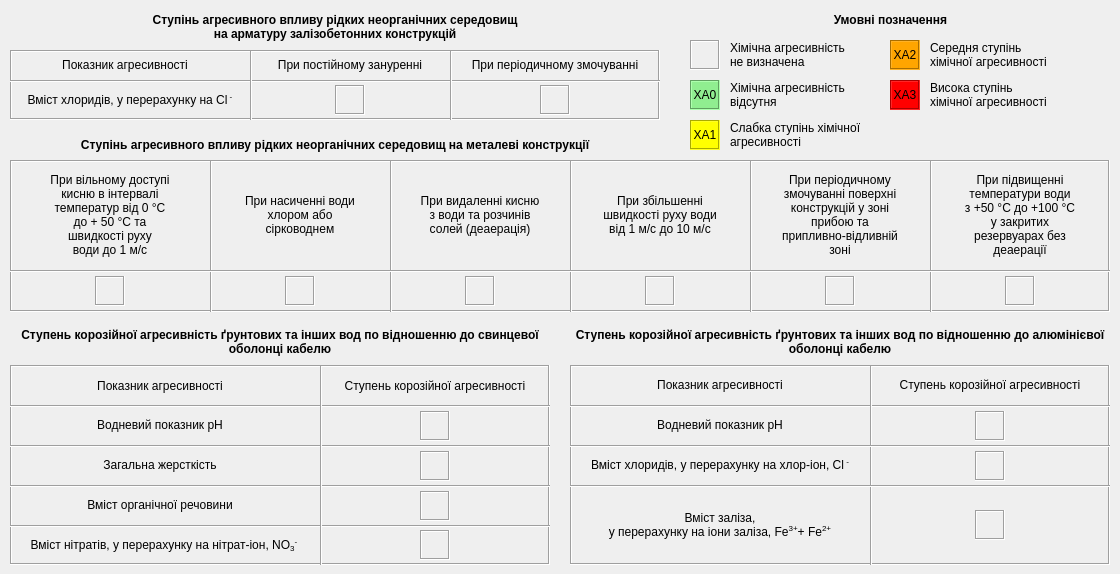
  <widget class="QWidget" name="tab_3">
   <attribute name="title">
    <string>Агресивність до металів</string>
   </attribute>
   <widget class="QLabel" name="label_8">
    <property name="geometry">
     <rect>
      <x>10</x>
      <y>10</y>
      <width>650</width>
      <height>34</height>
     </rect>
    </property>
    <property name="font">
     <font>
      <weight>75</weight>
      <bold>true</bold>
     </font>
    </property>
    <property name="text">
     <string>Ступінь агресивного впливу рідких неорганічних середовищ 
на арматуру залізобетонних конструкцій</string>
    </property>
    <property name="alignment">
     <set>Qt::AlignCenter</set>
    </property>
   </widget>
   <widget class="QFrame" name="frame_6">
    <property name="geometry">
     <rect>
      <x>10</x>
      <y>50</y>
      <width>650</width>
      <height>70</height>
     </rect>
    </property>
    <property name="frameShape">
     <enum>QFrame::Box</enum>
    </property>
    <property name="frameShadow">
     <enum>QFrame::Sunken</enum>
    </property>
    <widget class="QLabel" name="label_222">
     <property name="geometry">
      <rect>
       <x>0</x>
       <y>0</y>
       <width>230</width>
       <height>30</height>
      </rect>
     </property>
     <property name="text">
      <string>Показник агресивності</string>
     </property>
     <property name="alignment">
      <set>Qt::AlignCenter</set>
     </property>
    </widget>
    <widget class="QLabel" name="label_223">
     <property name="geometry">
      <rect>
       <x>240</x>
       <y>0</y>
       <width>200</width>
       <height>30</height>
      </rect>
     </property>
     <property name="text">
      <string>При постійному зануренні</string>
     </property>
     <property name="alignment">
      <set>Qt::AlignCenter</set>
     </property>
    </widget>
    <widget class="QLabel" name="label_224">
     <property name="geometry">
      <rect>
       <x>440</x>
       <y>0</y>
       <width>210</width>
       <height>30</height>
      </rect>
     </property>
     <property name="text">
      <string>При періодичному змочуванні</string>
     </property>
     <property name="alignment">
      <set>Qt::AlignCenter</set>
     </property>
    </widget>
    <widget class="QLabel" name="label_225">
     <property name="geometry">
      <rect>
       <x>0</x>
       <y>35</y>
       <width>240</width>
       <height>30</height>
      </rect>
     </property>
     <property name="text">
      <string>&lt;html&gt;&lt;head/&gt;&lt;body&gt;&lt;p&gt;Вміст хлоридів, у перерахунку на Cl&lt;span style=&quot; vertical-align:super;&quot;&gt; -&lt;/span&gt;&lt;/p&gt;&lt;/body&gt;&lt;/html&gt;</string>
     </property>
     <property name="alignment">
      <set>Qt::AlignCenter</set>
     </property>
    </widget>
    <widget class="Line" name="line_30">
     <property name="geometry">
      <rect>
       <x>0</x>
       <y>30</y>
       <width>650</width>
       <height>3</height>
      </rect>
     </property>
     <property name="orientation">
      <enum>Qt::Horizontal</enum>
     </property>
    </widget>
    <widget class="Line" name="line_31">
     <property name="geometry">
      <rect>
       <x>240</x>
       <y>0</y>
       <width>3</width>
       <height>70</height>
      </rect>
     </property>
     <property name="orientation">
      <enum>Qt::Vertical</enum>
     </property>
    </widget>
    <widget class="Line" name="line_32">
     <property name="geometry">
      <rect>
       <x>440</x>
       <y>0</y>
       <width>3</width>
       <height>70</height>
      </rect>
     </property>
     <property name="orientation">
      <enum>Qt::Vertical</enum>
     </property>
    </widget>
    <widget class="QLabel" name="label_226">
     <property name="geometry">
      <rect>
       <x>325</x>
       <y>35</y>
       <width>30</width>
       <height>30</height>
      </rect>
     </property>
     <property name="frameShape">
      <enum>QFrame::Box</enum>
     </property>
     <property name="frameShadow">
      <enum>QFrame::Sunken</enum>
     </property>
     <property name="text">
      <string/>
     </property>
     <property name="alignment">
      <set>Qt::AlignCenter</set>
     </property>
    </widget>
    <widget class="QLabel" name="label_227">
     <property name="geometry">
      <rect>
       <x>530</x>
       <y>35</y>
       <width>30</width>
       <height>30</height>
      </rect>
     </property>
     <property name="frameShape">
      <enum>QFrame::Box</enum>
     </property>
     <property name="frameShadow">
      <enum>QFrame::Sunken</enum>
     </property>
     <property name="text">
      <string/>
     </property>
     <property name="alignment">
      <set>Qt::AlignCenter</set>
     </property>
    </widget>
   </widget>
   <widget class="QLabel" name="label_228">
    <property name="geometry">
     <rect>
      <x>10</x>
      <y>130</y>
      <width>650</width>
      <height>30</height>
     </rect>
    </property>
    <property name="font">
     <font>
      <weight>75</weight>
      <bold>true</bold>
     </font>
    </property>
    <property name="text">
     <string>Ступінь агресивного впливу рідких неорганічних середовищ на металеві конструкції</string>
    </property>
    <property name="alignment">
     <set>Qt::AlignCenter</set>
    </property>
   </widget>
   <widget class="QFrame" name="frame_7">
    <property name="geometry">
     <rect>
      <x>10</x>
      <y>160</y>
      <width>1100</width>
      <height>152</height>
     </rect>
    </property>
    <property name="frameShape">
     <enum>QFrame::Box</enum>
    </property>
    <property name="frameShadow">
     <enum>QFrame::Sunken</enum>
    </property>
    <widget class="QLabel" name="label_232">
     <property name="geometry">
      <rect>
       <x>0</x>
       <y>0</y>
       <width>200</width>
       <height>110</height>
      </rect>
     </property>
     <property name="text">
      <string>При вільному доступі 
кисню в інтервалі 
температур від 0 °С 
до + 50 °С та 
швидкості руху 
води до 1 м/с</string>
     </property>
     <property name="alignment">
      <set>Qt::AlignCenter</set>
     </property>
    </widget>
    <widget class="Line" name="line_34">
     <property name="geometry">
      <rect>
       <x>200</x>
       <y>0</y>
       <width>3</width>
       <height>152</height>
      </rect>
     </property>
     <property name="orientation">
      <enum>Qt::Vertical</enum>
     </property>
    </widget>
    <widget class="QLabel" name="label_233">
     <property name="geometry">
      <rect>
       <x>200</x>
       <y>0</y>
       <width>180</width>
       <height>110</height>
      </rect>
     </property>
     <property name="text">
      <string>При насиченні води 
хлором або 
сірководнем</string>
     </property>
     <property name="alignment">
      <set>Qt::AlignCenter</set>
     </property>
    </widget>
    <widget class="Line" name="line_35">
     <property name="geometry">
      <rect>
       <x>380</x>
       <y>0</y>
       <width>3</width>
       <height>152</height>
      </rect>
     </property>
     <property name="orientation">
      <enum>Qt::Vertical</enum>
     </property>
    </widget>
    <widget class="Line" name="line_36">
     <property name="geometry">
      <rect>
       <x>560</x>
       <y>0</y>
       <width>3</width>
       <height>152</height>
      </rect>
     </property>
     <property name="orientation">
      <enum>Qt::Vertical</enum>
     </property>
    </widget>
    <widget class="Line" name="line_37">
     <property name="geometry">
      <rect>
       <x>740</x>
       <y>0</y>
       <width>3</width>
       <height>152</height>
      </rect>
     </property>
     <property name="orientation">
      <enum>Qt::Vertical</enum>
     </property>
    </widget>
    <widget class="Line" name="line_38">
     <property name="geometry">
      <rect>
       <x>920</x>
       <y>0</y>
       <width>3</width>
       <height>152</height>
      </rect>
     </property>
     <property name="orientation">
      <enum>Qt::Vertical</enum>
     </property>
    </widget>
    <widget class="QLabel" name="label_234">
     <property name="geometry">
      <rect>
       <x>380</x>
       <y>0</y>
       <width>180</width>
       <height>110</height>
      </rect>
     </property>
     <property name="text">
      <string>При видаленні кисню 
з води та розчинів 
солей (деаерація)</string>
     </property>
     <property name="alignment">
      <set>Qt::AlignCenter</set>
     </property>
    </widget>
    <widget class="QLabel" name="label_235">
     <property name="geometry">
      <rect>
       <x>560</x>
       <y>0</y>
       <width>180</width>
       <height>110</height>
      </rect>
     </property>
     <property name="text">
      <string>При збільшенні 
швидкості руху води 
від 1 м/с до 10 м/с</string>
     </property>
     <property name="alignment">
      <set>Qt::AlignCenter</set>
     </property>
    </widget>
    <widget class="QLabel" name="label_236">
     <property name="geometry">
      <rect>
       <x>740</x>
       <y>0</y>
       <width>180</width>
       <height>110</height>
      </rect>
     </property>
     <property name="text">
      <string>При періодичному 
змочуванні поверхні 
конструкцій у зоні 
прибою та 
припливно-відливній 
зоні</string>
     </property>
     <property name="alignment">
      <set>Qt::AlignCenter</set>
     </property>
    </widget>
    <widget class="QLabel" name="label_237">
     <property name="geometry">
      <rect>
       <x>920</x>
       <y>0</y>
       <width>180</width>
       <height>110</height>
      </rect>
     </property>
     <property name="text">
      <string>При підвищенні 
температури води 
з +50 °С до +100 °С 
у закритих 
резервуарах без 
деаерації</string>
     </property>
     <property name="alignment">
      <set>Qt::AlignCenter</set>
     </property>
    </widget>
    <widget class="Line" name="line_39">
     <property name="geometry">
      <rect>
       <x>0</x>
       <y>110</y>
       <width>1100</width>
       <height>3</height>
      </rect>
     </property>
     <property name="orientation">
      <enum>Qt::Horizontal</enum>
     </property>
    </widget>
    <widget class="QLabel" name="label_238">
     <property name="geometry">
      <rect>
       <x>85</x>
       <y>116</y>
       <width>30</width>
       <height>30</height>
      </rect>
     </property>
     <property name="frameShape">
      <enum>QFrame::Box</enum>
     </property>
     <property name="frameShadow">
      <enum>QFrame::Sunken</enum>
     </property>
     <property name="text">
      <string/>
     </property>
     <property name="alignment">
      <set>Qt::AlignCenter</set>
     </property>
    </widget>
    <widget class="QLabel" name="label_239">
     <property name="geometry">
      <rect>
       <x>275</x>
       <y>116</y>
       <width>30</width>
       <height>30</height>
      </rect>
     </property>
     <property name="frameShape">
      <enum>QFrame::Box</enum>
     </property>
     <property name="frameShadow">
      <enum>QFrame::Sunken</enum>
     </property>
     <property name="text">
      <string/>
     </property>
     <property name="alignment">
      <set>Qt::AlignCenter</set>
     </property>
    </widget>
    <widget class="QLabel" name="label_240">
     <property name="geometry">
      <rect>
       <x>455</x>
       <y>116</y>
       <width>30</width>
       <height>30</height>
      </rect>
     </property>
     <property name="frameShape">
      <enum>QFrame::Box</enum>
     </property>
     <property name="frameShadow">
      <enum>QFrame::Sunken</enum>
     </property>
     <property name="text">
      <string/>
     </property>
     <property name="alignment">
      <set>Qt::AlignCenter</set>
     </property>
    </widget>
    <widget class="QLabel" name="label_241">
     <property name="geometry">
      <rect>
       <x>635</x>
       <y>116</y>
       <width>30</width>
       <height>30</height>
      </rect>
     </property>
     <property name="frameShape">
      <enum>QFrame::Box</enum>
     </property>
     <property name="frameShadow">
      <enum>QFrame::Sunken</enum>
     </property>
     <property name="text">
      <string/>
     </property>
     <property name="alignment">
      <set>Qt::AlignCenter</set>
     </property>
    </widget>
    <widget class="QLabel" name="label_242">
     <property name="geometry">
      <rect>
       <x>815</x>
       <y>116</y>
       <width>30</width>
       <height>30</height>
      </rect>
     </property>
     <property name="frameShape">
      <enum>QFrame::Box</enum>
     </property>
     <property name="frameShadow">
      <enum>QFrame::Sunken</enum>
     </property>
     <property name="text">
      <string/>
     </property>
     <property name="alignment">
      <set>Qt::AlignCenter</set>
     </property>
    </widget>
    <widget class="QLabel" name="label_243">
     <property name="geometry">
      <rect>
       <x>995</x>
       <y>116</y>
       <width>30</width>
       <height>30</height>
      </rect>
     </property>
     <property name="frameShape">
      <enum>QFrame::Box</enum>
     </property>
     <property name="frameShadow">
      <enum>QFrame::Sunken</enum>
     </property>
     <property name="text">
      <string/>
     </property>
     <property name="alignment">
      <set>Qt::AlignCenter</set>
     </property>
    </widget>
   </widget>
   <widget class="QLabel" name="label_250">
    <property name="geometry">
     <rect>
      <x>10</x>
      <y>325</y>
      <width>540</width>
      <height>34</height>
     </rect>
    </property>
    <property name="font">
     <font>
      <weight>75</weight>
      <bold>true</bold>
     </font>
    </property>
    <property name="text">
     <string>Ступень корозійної агресивність ґрунтових та інших вод по відношенню до свинцевої оболонці кабелю</string>
    </property>
    <property name="alignment">
     <set>Qt::AlignCenter</set>
    </property>
    <property name="wordWrap">
     <bool>true</bool>
    </property>
   </widget>
   <widget class="QLabel" name="label_251">
    <property name="geometry">
     <rect>
      <x>570</x>
      <y>325</y>
      <width>540</width>
      <height>34</height>
     </rect>
    </property>
    <property name="font">
     <font>
      <weight>75</weight>
      <bold>true</bold>
     </font>
    </property>
    <property name="text">
     <string>Ступень корозійної агресивність ґрунтових та інших вод по відношенню до алюмінієвої оболонці кабелю</string>
    </property>
    <property name="alignment">
     <set>Qt::AlignCenter</set>
    </property>
    <property name="wordWrap">
     <bool>true</bool>
    </property>
   </widget>
   <widget class="QFrame" name="frame_8">
    <property name="geometry">
     <rect>
      <x>10</x>
      <y>365</y>
      <width>540</width>
      <height>200</height>
     </rect>
    </property>
    <property name="frameShape">
     <enum>QFrame::Box</enum>
    </property>
    <property name="frameShadow">
     <enum>QFrame::Sunken</enum>
    </property>
    <widget class="QLabel" name="label_256">
     <property name="geometry">
      <rect>
       <x>0</x>
       <y>1</y>
       <width>300</width>
       <height>40</height>
      </rect>
     </property>
     <property name="text">
      <string>Показник агресивності</string>
     </property>
     <property name="alignment">
      <set>Qt::AlignCenter</set>
     </property>
    </widget>
    <widget class="QLabel" name="label_253">
     <property name="geometry">
      <rect>
       <x>0</x>
       <y>40</y>
       <width>300</width>
       <height>40</height>
      </rect>
     </property>
     <property name="text">
      <string>&lt;html&gt;&lt;head/&gt;&lt;body&gt;&lt;p&gt;Водневий показник pH&lt;/p&gt;&lt;/body&gt;&lt;/html&gt;</string>
     </property>
     <property name="alignment">
      <set>Qt::AlignCenter</set>
     </property>
    </widget>
    <widget class="QLabel" name="label_255">
     <property name="geometry">
      <rect>
       <x>0</x>
       <y>80</y>
       <width>300</width>
       <height>40</height>
      </rect>
     </property>
     <property name="text">
      <string>&lt;html&gt;&lt;head/&gt;&lt;body&gt;&lt;p&gt;Загальна жерсткість&lt;/p&gt;&lt;/body&gt;&lt;/html&gt;</string>
     </property>
     <property name="alignment">
      <set>Qt::AlignCenter</set>
     </property>
    </widget>
    <widget class="QLabel" name="label_252">
     <property name="geometry">
      <rect>
       <x>0</x>
       <y>120</y>
       <width>300</width>
       <height>40</height>
      </rect>
     </property>
     <property name="text">
      <string>&lt;html&gt;&lt;head/&gt;&lt;body&gt;&lt;p&gt;Вміст органічної речовини&lt;/p&gt;&lt;/body&gt;&lt;/html&gt;</string>
     </property>
     <property name="alignment">
      <set>Qt::AlignCenter</set>
     </property>
    </widget>
    <widget class="QLabel" name="label_254">
     <property name="geometry">
      <rect>
       <x>0</x>
       <y>160</y>
       <width>310</width>
       <height>40</height>
      </rect>
     </property>
     <property name="text">
      <string>&lt;html&gt;&lt;head/&gt;&lt;body&gt;&lt;p&gt;Вміст нітратів, у перерахунку на нітрат-іон, NO&lt;span style=&quot; vertical-align:sub;&quot;&gt;3&lt;/span&gt;&lt;span style=&quot; vertical-align:super;&quot;&gt;- &lt;/span&gt;&lt;/p&gt;&lt;/body&gt;&lt;/html&gt;</string>
     </property>
     <property name="alignment">
      <set>Qt::AlignCenter</set>
     </property>
    </widget>
    <widget class="QLabel" name="label_261">
     <property name="geometry">
      <rect>
       <x>310</x>
       <y>1</y>
       <width>230</width>
       <height>40</height>
      </rect>
     </property>
     <property name="text">
      <string>Ступень корозійної агресивності</string>
     </property>
     <property name="alignment">
      <set>Qt::AlignCenter</set>
     </property>
    </widget>
    <widget class="Line" name="line_41">
     <property name="geometry">
      <rect>
       <x>0</x>
       <y>40</y>
       <width>540</width>
       <height>3</height>
      </rect>
     </property>
     <property name="orientation">
      <enum>Qt::Horizontal</enum>
     </property>
    </widget>
    <widget class="Line" name="line_42">
     <property name="geometry">
      <rect>
       <x>0</x>
       <y>80</y>
       <width>540</width>
       <height>3</height>
      </rect>
     </property>
     <property name="orientation">
      <enum>Qt::Horizontal</enum>
     </property>
    </widget>
    <widget class="Line" name="line_43">
     <property name="geometry">
      <rect>
       <x>0</x>
       <y>120</y>
       <width>540</width>
       <height>3</height>
      </rect>
     </property>
     <property name="orientation">
      <enum>Qt::Horizontal</enum>
     </property>
    </widget>
    <widget class="Line" name="line_44">
     <property name="geometry">
      <rect>
       <x>0</x>
       <y>160</y>
       <width>540</width>
       <height>3</height>
      </rect>
     </property>
     <property name="orientation">
      <enum>Qt::Horizontal</enum>
     </property>
    </widget>
    <widget class="Line" name="line_45">
     <property name="geometry">
      <rect>
       <x>310</x>
       <y>0</y>
       <width>3</width>
       <height>200</height>
      </rect>
     </property>
     <property name="orientation">
      <enum>Qt::Vertical</enum>
     </property>
    </widget>
    <widget class="QLabel" name="label_268">
     <property name="geometry">
      <rect>
       <x>410</x>
       <y>46</y>
       <width>30</width>
       <height>30</height>
      </rect>
     </property>
     <property name="frameShape">
      <enum>QFrame::Box</enum>
     </property>
     <property name="frameShadow">
      <enum>QFrame::Sunken</enum>
     </property>
     <property name="text">
      <string/>
     </property>
     <property name="alignment">
      <set>Qt::AlignCenter</set>
     </property>
    </widget>
    <widget class="QLabel" name="label_269">
     <property name="geometry">
      <rect>
       <x>410</x>
       <y>86</y>
       <width>30</width>
       <height>30</height>
      </rect>
     </property>
     <property name="frameShape">
      <enum>QFrame::Box</enum>
     </property>
     <property name="frameShadow">
      <enum>QFrame::Sunken</enum>
     </property>
     <property name="text">
      <string/>
     </property>
     <property name="alignment">
      <set>Qt::AlignCenter</set>
     </property>
    </widget>
    <widget class="QLabel" name="label_270">
     <property name="geometry">
      <rect>
       <x>410</x>
       <y>126</y>
       <width>30</width>
       <height>30</height>
      </rect>
     </property>
     <property name="frameShape">
      <enum>QFrame::Box</enum>
     </property>
     <property name="frameShadow">
      <enum>QFrame::Sunken</enum>
     </property>
     <property name="text">
      <string/>
     </property>
     <property name="alignment">
      <set>Qt::AlignCenter</set>
     </property>
    </widget>
    <widget class="QLabel" name="label_271">
     <property name="geometry">
      <rect>
       <x>410</x>
       <y>165</y>
       <width>30</width>
       <height>30</height>
      </rect>
     </property>
     <property name="frameShape">
      <enum>QFrame::Box</enum>
     </property>
     <property name="frameShadow">
      <enum>QFrame::Sunken</enum>
     </property>
     <property name="text">
      <string/>
     </property>
     <property name="alignment">
      <set>Qt::AlignCenter</set>
     </property>
    </widget>
   </widget>
   <widget class="QFrame" name="frame_9">
    <property name="geometry">
     <rect>
      <x>570</x>
      <y>365</y>
      <width>540</width>
      <height>200</height>
     </rect>
    </property>
    <property name="frameShape">
     <enum>QFrame::Box</enum>
    </property>
    <property name="frameShadow">
     <enum>QFrame::Sunken</enum>
    </property>
    <widget class="QLabel" name="label_260">
     <property name="geometry">
      <rect>
       <x>0</x>
       <y>0</y>
       <width>300</width>
       <height>40</height>
      </rect>
     </property>
     <property name="text">
      <string>Показник агресивності</string>
     </property>
     <property name="alignment">
      <set>Qt::AlignCenter</set>
     </property>
    </widget>
    <widget class="QLabel" name="label_258">
     <property name="geometry">
      <rect>
       <x>0</x>
       <y>40</y>
       <width>300</width>
       <height>40</height>
      </rect>
     </property>
     <property name="text">
      <string>&lt;html&gt;&lt;head/&gt;&lt;body&gt;&lt;p&gt;Водневий показник pH&lt;/p&gt;&lt;/body&gt;&lt;/html&gt;</string>
     </property>
     <property name="alignment">
      <set>Qt::AlignCenter</set>
     </property>
    </widget>
    <widget class="QLabel" name="label_259">
     <property name="geometry">
      <rect>
       <x>0</x>
       <y>80</y>
       <width>300</width>
       <height>40</height>
      </rect>
     </property>
     <property name="inputMethodHints">
      <set>Qt::ImhDialableCharactersOnly|Qt::ImhDigitsOnly|Qt::ImhEmailCharactersOnly|Qt::ImhFormattedNumbersOnly|Qt::ImhLowercaseOnly|Qt::ImhUppercaseOnly|Qt::ImhUrlCharactersOnly</set>
     </property>
     <property name="text">
      <string>&lt;html&gt;&lt;head/&gt;&lt;body&gt;&lt;p&gt;Вміст хлоридів, у перерахунку на хлор-іон, Cl&lt;span style=&quot; vertical-align:super;&quot;&gt; -&lt;/span&gt;&lt;/p&gt;&lt;/body&gt;&lt;/html&gt;</string>
     </property>
     <property name="scaledContents">
      <bool>false</bool>
     </property>
     <property name="alignment">
      <set>Qt::AlignCenter</set>
     </property>
     <property name="wordWrap">
      <bool>true</bool>
     </property>
    </widget>
    <widget class="QLabel" name="label_257">
     <property name="geometry">
      <rect>
       <x>0</x>
       <y>120</y>
       <width>300</width>
       <height>80</height>
      </rect>
     </property>
     <property name="text">
      <string>&lt;html&gt;&lt;head/&gt;&lt;body&gt;&lt;p&gt;Вміст заліза, &lt;br/&gt;у перерахунку на іони заліза, Fe&lt;span style=&quot; vertical-align:super;&quot;&gt;3+&lt;/span&gt;+ Fe&lt;span style=&quot; vertical-align:super;&quot;&gt;2+&lt;/span&gt;&lt;/p&gt;&lt;/body&gt;&lt;/html&gt;</string>
     </property>
     <property name="alignment">
      <set>Qt::AlignCenter</set>
     </property>
    </widget>
    <widget class="QLabel" name="label_262">
     <property name="geometry">
      <rect>
       <x>300</x>
       <y>0</y>
       <width>240</width>
       <height>40</height>
      </rect>
     </property>
     <property name="text">
      <string>Ступень корозійної агресивності</string>
     </property>
     <property name="alignment">
      <set>Qt::AlignCenter</set>
     </property>
    </widget>
    <widget class="Line" name="line_46">
     <property name="geometry">
      <rect>
       <x>0</x>
       <y>40</y>
       <width>540</width>
       <height>3</height>
      </rect>
     </property>
     <property name="orientation">
      <enum>Qt::Horizontal</enum>
     </property>
    </widget>
    <widget class="Line" name="line_47">
     <property name="geometry">
      <rect>
       <x>300</x>
       <y>0</y>
       <width>3</width>
       <height>200</height>
      </rect>
     </property>
     <property name="orientation">
      <enum>Qt::Vertical</enum>
     </property>
    </widget>
    <widget class="Line" name="line_48">
     <property name="geometry">
      <rect>
       <x>0</x>
       <y>80</y>
       <width>540</width>
       <height>3</height>
      </rect>
     </property>
     <property name="orientation">
      <enum>Qt::Horizontal</enum>
     </property>
    </widget>
    <widget class="Line" name="line_49">
     <property name="geometry">
      <rect>
       <x>0</x>
       <y>120</y>
       <width>540</width>
       <height>3</height>
      </rect>
     </property>
     <property name="orientation">
      <enum>Qt::Horizontal</enum>
     </property>
    </widget>
    <widget class="QLabel" name="label_272">
     <property name="geometry">
      <rect>
       <x>405</x>
       <y>46</y>
       <width>30</width>
       <height>30</height>
      </rect>
     </property>
     <property name="frameShape">
      <enum>QFrame::Box</enum>
     </property>
     <property name="frameShadow">
      <enum>QFrame::Sunken</enum>
     </property>
     <property name="text">
      <string/>
     </property>
     <property name="alignment">
      <set>Qt::AlignCenter</set>
     </property>
    </widget>
    <widget class="QLabel" name="label_273">
     <property name="geometry">
      <rect>
       <x>405</x>
       <y>86</y>
       <width>30</width>
       <height>30</height>
      </rect>
     </property>
     <property name="frameShape">
      <enum>QFrame::Box</enum>
     </property>
     <property name="frameShadow">
      <enum>QFrame::Sunken</enum>
     </property>
     <property name="text">
      <string/>
     </property>
     <property name="alignment">
      <set>Qt::AlignCenter</set>
     </property>
    </widget>
    <widget class="QLabel" name="label_274">
     <property name="geometry">
      <rect>
       <x>405</x>
       <y>145</y>
       <width>30</width>
       <height>30</height>
      </rect>
     </property>
     <property name="frameShape">
      <enum>QFrame::Box</enum>
     </property>
     <property name="frameShadow">
      <enum>QFrame::Sunken</enum>
     </property>
     <property name="text">
      <string/>
     </property>
     <property name="alignment">
      <set>Qt::AlignCenter</set>
     </property>
    </widget>
   </widget>
   <widget class="QLabel" name="label_263">
    <property name="geometry">
     <rect>
      <x>690</x>
      <y>40</y>
      <width>30</width>
      <height>30</height>
     </rect>
    </property>
    <property name="frameShape">
     <enum>QFrame::Box</enum>
    </property>
    <property name="frameShadow">
     <enum>QFrame::Sunken</enum>
    </property>
    <property name="text">
     <string/>
    </property>
    <property name="alignment">
     <set>Qt::AlignCenter</set>
    </property>
   </widget>
   <widget class="QLabel" name="label_264">
    <property name="geometry">
     <rect>
      <x>690</x>
      <y>80</y>
      <width>30</width>
      <height>30</height>
     </rect>
    </property>
    <property name="styleSheet">
     <string notr="true">background-color: lightgreen</string>
    </property>
    <property name="frameShape">
     <enum>QFrame::Box</enum>
    </property>
    <property name="frameShadow">
     <enum>QFrame::Sunken</enum>
    </property>
    <property name="text">
     <string>ХА0</string>
    </property>
    <property name="alignment">
     <set>Qt::AlignCenter</set>
    </property>
   </widget>
   <widget class="QLabel" name="label_265">
    <property name="geometry">
     <rect>
      <x>690</x>
      <y>120</y>
      <width>30</width>
      <height>30</height>
     </rect>
    </property>
    <property name="styleSheet">
     <string notr="true">background-color: yellow</string>
    </property>
    <property name="frameShape">
     <enum>QFrame::Box</enum>
    </property>
    <property name="frameShadow">
     <enum>QFrame::Sunken</enum>
    </property>
    <property name="text">
     <string>ХА1</string>
    </property>
    <property name="alignment">
     <set>Qt::AlignCenter</set>
    </property>
   </widget>
   <widget class="QLabel" name="label_266">
    <property name="geometry">
     <rect>
      <x>890</x>
      <y>40</y>
      <width>30</width>
      <height>30</height>
     </rect>
    </property>
    <property name="styleSheet">
     <string notr="true">background-color: orange</string>
    </property>
    <property name="frameShape">
     <enum>QFrame::Box</enum>
    </property>
    <property name="frameShadow">
     <enum>QFrame::Sunken</enum>
    </property>
    <property name="text">
     <string>ХА2</string>
    </property>
    <property name="alignment">
     <set>Qt::AlignCenter</set>
    </property>
   </widget>
   <widget class="QLabel" name="label_267">
    <property name="geometry">
     <rect>
      <x>890</x>
      <y>80</y>
      <width>30</width>
      <height>30</height>
     </rect>
    </property>
    <property name="styleSheet">
     <string notr="true">background-color: red</string>
    </property>
    <property name="frameShape">
     <enum>QFrame::Box</enum>
    </property>
    <property name="frameShadow">
     <enum>QFrame::Sunken</enum>
    </property>
    <property name="text">
     <string>ХА3</string>
    </property>
    <property name="alignment">
     <set>Qt::AlignCenter</set>
    </property>
   </widget>
   <widget class="QLabel" name="label_275">
    <property name="geometry">
     <rect>
      <x>730</x>
      <y>40</y>
      <width>150</width>
      <height>30</height>
     </rect>
    </property>
    <property name="text">
     <string>Хімічна агресивність 
не визначена</string>
    </property>
    <property name="alignment">
     <set>Qt::AlignLeading|Qt::AlignLeft|Qt::AlignVCenter</set>
    </property>
   </widget>
   <widget class="QLabel" name="label_276">
    <property name="geometry">
     <rect>
      <x>730</x>
      <y>80</y>
      <width>150</width>
      <height>30</height>
     </rect>
    </property>
    <property name="text">
     <string>Хімічна агресивність 
відсутня</string>
    </property>
   </widget>
   <widget class="QLabel" name="label_277">
    <property name="geometry">
     <rect>
      <x>730</x>
      <y>120</y>
      <width>150</width>
      <height>30</height>
     </rect>
    </property>
    <property name="text">
     <string>Слабка ступінь хімічної 
агресивності</string>
    </property>
   </widget>
   <widget class="QLabel" name="label_278">
    <property name="geometry">
     <rect>
      <x>930</x>
      <y>40</y>
      <width>150</width>
      <height>30</height>
     </rect>
    </property>
    <property name="text">
     <string>Середня ступінь 
хімічної агресивності</string>
    </property>
   </widget>
   <widget class="QLabel" name="label_279">
    <property name="geometry">
     <rect>
      <x>930</x>
      <y>80</y>
      <width>150</width>
      <height>30</height>
     </rect>
    </property>
    <property name="text">
     <string>Висока ступінь 
хімічної агресивності</string>
    </property>
   </widget>
   <widget class="QLabel" name="label_280">
    <property name="geometry">
     <rect>
      <x>670</x>
      <y>10</y>
      <width>441</width>
      <height>20</height>
     </rect>
    </property>
    <property name="font">
     <font>
      <weight>75</weight>
      <bold>true</bold>
     </font>
    </property>
    <property name="text">
     <string>Умовні позначення</string>
    </property>
    <property name="alignment">
     <set>Qt::AlignCenter</set>
    </property>
   </widget>
  </widget>
